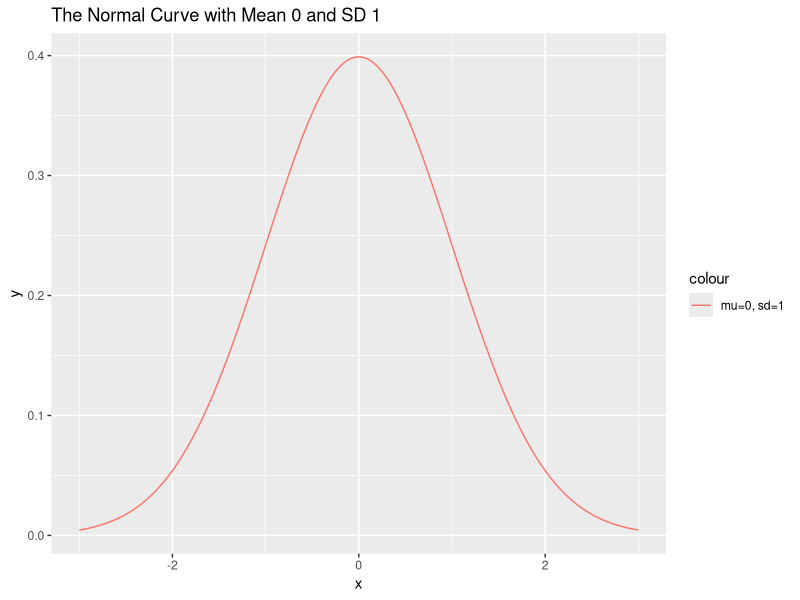
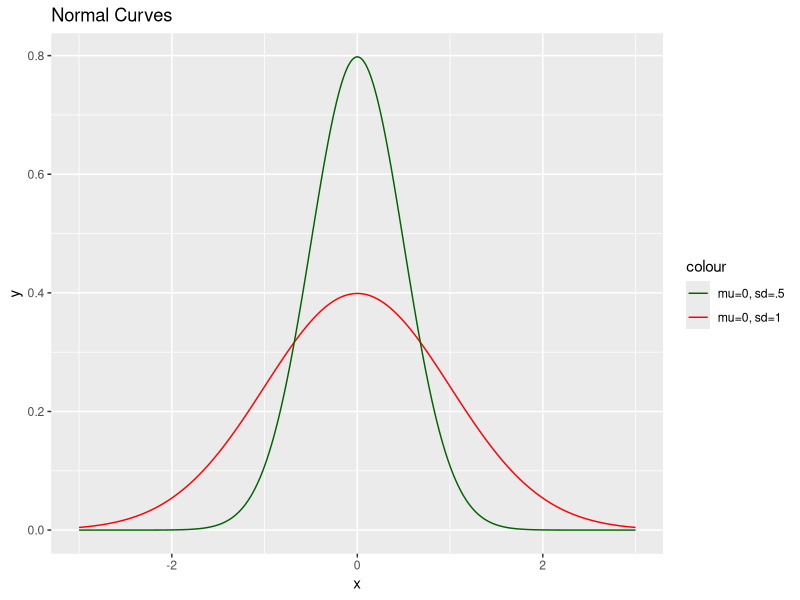
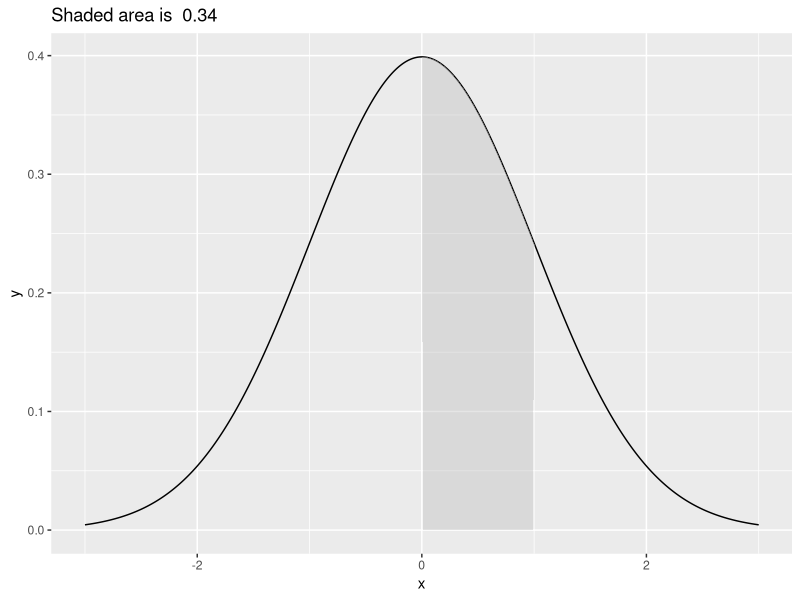
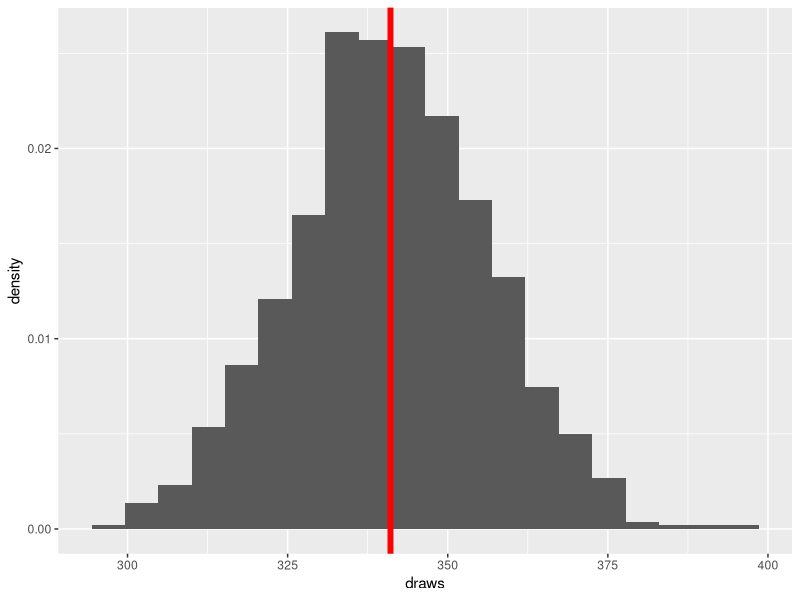
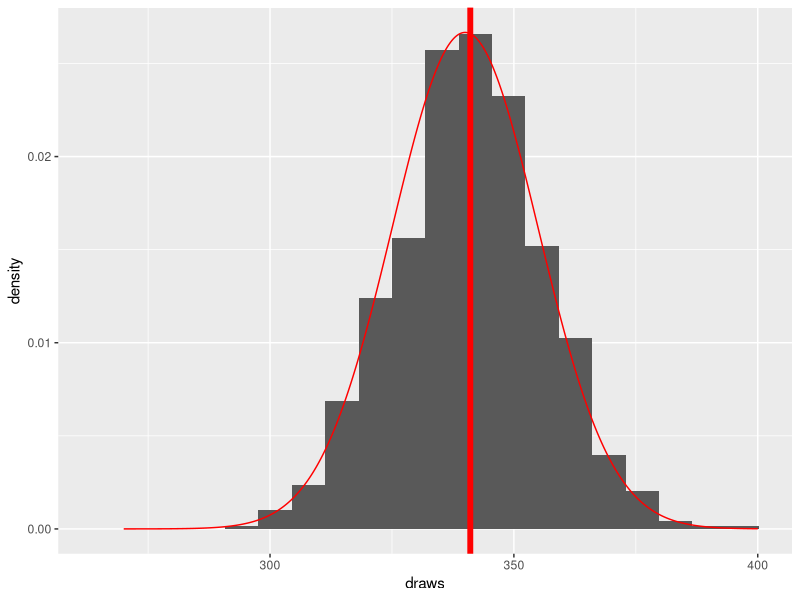
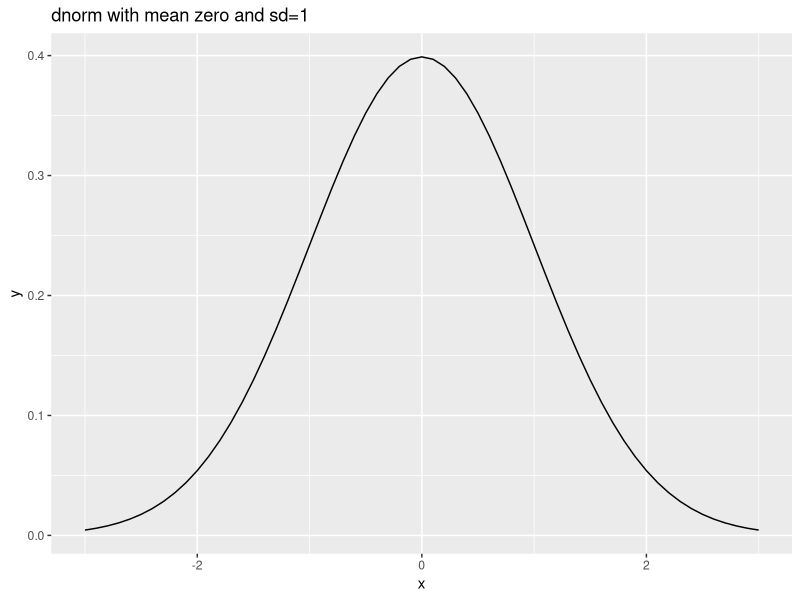
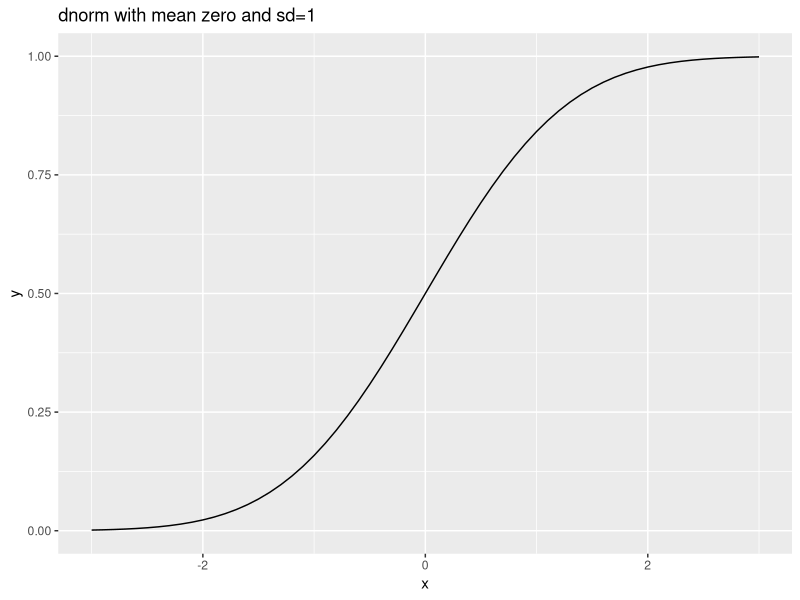
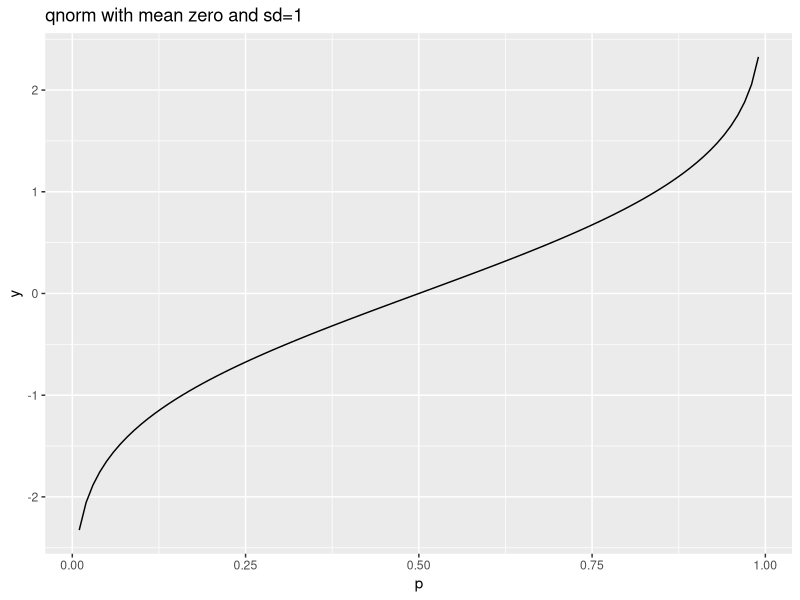

These figures' R source, in order:
## ---- chunk 1
library(tidyverse)
## ---- chunk 2
normal <- tibble(x = seq(-3, 3, .01), y = dnorm(x, 0, 1), y2 = dnorm(x, 0, .5))
plt <- ggplot(data = normal) +
    geom_line(aes(x = x, y = y, color = "mu=0, sd=1")) +
    labs(title = "The Normal Curve with Mean 0 and SD 1")
plt
## ---- chunk 3
normal |> mutate(y2 = dnorm(`x`, 0, .5))
plt <- plt + geom_line(aes(x = x, y = y2, color = "mu=0, sd=.5")) +
    scale_color_manual(
        values = c("mu=0, sd=1" = "red", "mu=0, sd=.5" = "darkgreen")
    ) +
    labs(title = "Normal Curves")
plt
## ---- chunk 4
area <- pnorm(1) - pnorm(0)
plt <- ggplot(data = normal) +
    geom_line(aes(x = x, y = y)) +
    geom_ribbon(
        aes(x = x, ymin = ifelse(x > 0 & x < 1, 0, y), ymax = y),
        fill = "gray",
        alpha = .4
    ) +
    labs(title = paste("Shaded area is ", format(area, nsmall = 2, digits = 2)))
plt
## ---- chunk 5
# count draws a 1000 points from a standard normal
# and counts how many lie between 0 and 1
# this is a binomal variable with N=1000 and p=.34

count <- function() {
    x <- rnorm(1000, 0, 1)
    sum(x >= 0 & x <= 1)
}
print(paste("Out of 1000 draws, ", sum(count()), " were between 0 and 1"))
## ---- chunk 6
draws <- replicate(1000, count())
## ---- chunk 7
hist <- ggplot() +
    geom_histogram(aes(x = draws, y = ..density..), bins = 20) +
    geom_vline(xintercept = mean(draws), color = "red", linewidth = 2)
hist
## ---- chunk 8
x <- seq(270, 400, .1)
y <- dnorm(x, mean = 340, sd = 14.96)
hist <- hist + geom_line(aes(x = x, y = y), color = "red")
hist
## ---- chunk 9
x <- seq(-3, 3, .1)
y <- dnorm(x)
ggplot() +
    geom_line(aes(x = x, y = y)) +
    labs(title = "dnorm with mean zero and sd=1")
## ---- chunk 10
x <- seq(-3, 3, .1)
y <- pnorm(x)
ggplot() +
    geom_line(aes(x = x, y = y)) +
    labs(title = "dnorm with mean zero and sd=1")
## ---- chunk 11
p <- seq(0.01, .99, length.out = 100)
y <- qnorm(p)
ggplot() +
    geom_line(aes(x = p, y = y)) +
    labs(title = "qnorm with mean zero and sd=1")
## ---- chunk 12
data <- rnorm(10000)
count <- sum(data < .674)
print(paste(count, " draws out of 10000 are less than .674"))
## ---- chunk 13
x <- seq(-3, 3, length.out = 100)
data <- rnorm(1000)
density <- dnorm(x)
ggplot() +
    geom_histogram(aes(x = data, y = ..density..), bins = 100) +
    geom_line(aes(x = x, y = density), color = "red")
## ---- chunk 14
# sample() returns the mean of a sample of n elements
sample <- function(n=10) {
    mean(rnorm(n))
}
data <- replicate(1000,sample(10))
ggplot()+geom_histogram(aes(x=data,y=..density..),binwidth=.1) +
    labs(title=paste("Average sample mean=",mean(data)))
## ---- chunk 15
q<-quantile(data)
q25=q["25%"]
q75=q["75%"]
print(paste("The middle 50% of the data lies between ",format(q25,digits=2,nsmall=2)," and ",format(q75,digits=2,nsmall=2)))
## ---- chunk 16
normal <- dnorm(seq(-3,3,length.out=100))
student <- dt(seq(-3,3,length.out=100),df=9)
ggplot()+geom_line(aes(x=seq(-3,3,length.out=100),y=normal,color="Normal"))+geom_line(aes(x=seq(-3,3,length.out=100),y=student, color="t"))+scale_color_manual(values=c("Normal"="blue","t"="red")) +
labs(title="Normal dist vs t-dist with 9 degrees of freedom")
## ---- chunk 17
data50 <- replicate(1000, sample(50))
plt<-ggplot()+geom_histogram(aes(x=data50,y=..density..),binwidth=.1) +
    labs(title=paste("Average sample mean for samples of size 50=",format(mean(data50),digits=2,nsmall=2)))
plt
## ---- chunk 18
q<-quantile(data50,c(.25,.75))
q25=q["25%"]
q75=q["75%"]
print(paste("The middle 50% of the data lies between ",format(q25,digits=2,nsmall=2)," and ",format(q75,digits=2,nsmall=2)))
## ---- chunk 19
sample_var <- function(n=10) {
    return(var(rnorm(n)))
}
var_samples <- replicate(100,sample_var(10))
ggplot()+geom_histogram(aes(x=var_samples, y=..density..),bins=25) +
    labs(title="Distribution of variance of 10 element samples from standard normal")
## ---- chunk 20
var_samples <- replicate(10000,sample_var(10))
ggplot()+geom_histogram(aes(x=var_samples, y=..density..),bins=50) +
    labs(title="Distribution of sd of 10 element samples from standard normal")
## ---- chunk 21

x <- seq(0, 4, length.out=100)
df5 <- 5*dchisq(5*x, df=5)
df10 <- 10*dchisq(10*x, df=10)
df30 <- 30*dchisq(30*x, df=30)
df <- tibble(x, df5, df10, df30)

ggplot(df, aes(x=x)) + 
  geom_line(aes(y=df5, color="df=5")) + 
  geom_line(aes(y=df10, color="df=10")) + 
  geom_line(aes(y=df30, color="df=30")) + 
  scale_color_manual(values=c("df=5"="blue", "df=10"="red", "df=30"="orange")) +
  labs(title="Chi-Square Distributions", x="x", y="Density")
